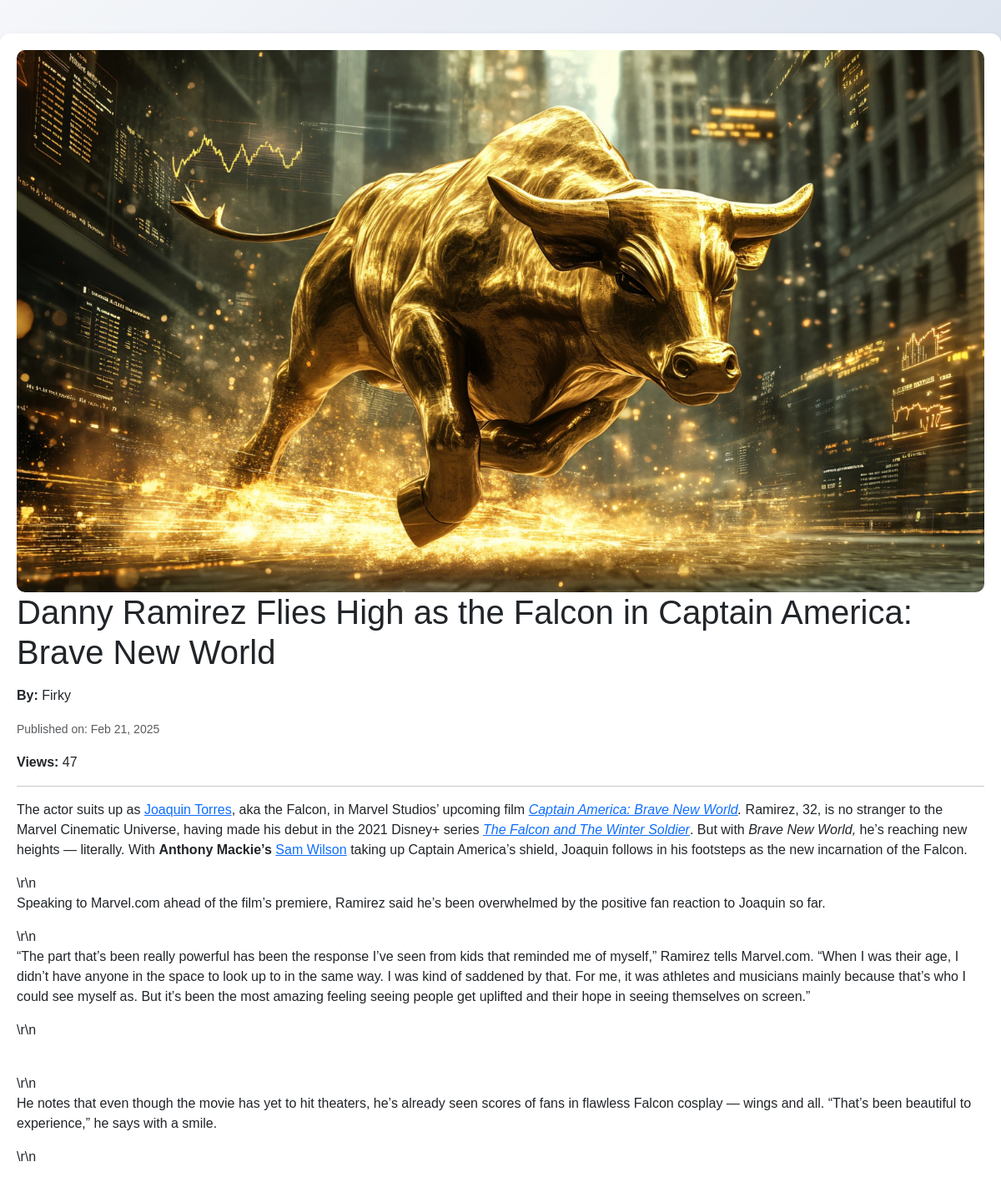
The app's page /blog/post.php?id=20 with its own data.
### tables this page shows
CREATE TABLE `seo_meta` (
  `id` int(11) NOT NULL,
  `post_id` int(11) NOT NULL,
  `seo_title` varchar(255) DEFAULT NULL,
  `seo_description` text DEFAULT NULL,
  `seo_keywords` text DEFAULT NULL,
  `seo_slug` varchar(255) DEFAULT NULL,
  `canonical_url` varchar(255) DEFAULT NULL,
  `meta_robots` enum('index, follow','noindex, follow','index, nofollow','noindex, nofollow') DEFAULT 'index, follow',
  `og_title` varchar(255) DEFAULT NULL,
  `og_description` text DEFAULT NULL,
  `og_image` varchar(255) DEFAULT NULL,
  `created_at` timestamp NOT NULL DEFAULT current_timestamp(),
  `updated_at` timestamp NOT NULL DEFAULT current_timestamp() ON UPDATE current_timestamp()
);

CREATE TABLE `blogs` (
  `id` int(11) NOT NULL,
  `title` varchar(255) NOT NULL,
  `status` enum('published','draft') NOT NULL,
  `views` int(11) DEFAULT 0,
  `created_at` timestamp NOT NULL DEFAULT current_timestamp(),
  `content` text NOT NULL,
  `author` varchar(255) NOT NULL,
  `featured_image` varchar(255) NOT NULL
);

### blog/post.php (the view, shortened to what this page needs)
<?php
include '../config/db.php';
$id = intval($_GET['id']);
$sql = "SELECT
            b.*,
            sm.seo_title,
            sm.seo_description,
            sm.seo_keywords
        FROM blogs b
        LEFT JOIN seo_meta sm ON b.id = sm.post_id
        WHERE b.id = ?";
$stmt = $conn->prepare($sql);
$stmt->bind_param("i", $id);
$stmt->execute();
$result = $stmt->get_result();
$post = $result->fetch_assoc();
$current_views = intval($post['views']) + 1;
?>
<!DOCTYPE html>
<html lang="en">
<head>
    <link rel="stylesheet" href="https://cdn.jsdelivr.net/npm/bootstrap@5.3.0/dist/css/bootstrap.min.css">
</head>
<body>
    <div class="container">
        <?php if (!empty($post['featured_image'])): ?>
            <img src="<?php echo "../uploads/" . htmlspecialchars($post['featured_image']); ?>" alt="Featured Image"
                class="featured-img">
        <?php endif; ?>
        <h1 class="mb-3"><?php echo htmlspecialchars($post['title']); ?></h1>
        <p><strong>By:</strong> <?php echo htmlspecialchars($post['author']); ?></p>
        <p><small class="text-muted">Published on: <?php echo date("M d, Y", strtotime($post['created_at'])); ?></small>
        </p>
        <p><strong>Views:</strong> <?php echo htmlspecialchars($current_views); ?></p>
        <hr>
        <p class="post-content"><?php echo nl2br($post['content']); ?></p>
    </div>
</body>
</html>

### blog/post.php (style rules this page uses)
body { background: linear-gradient(135deg, #f5f7fa, #c3cfe2); font-family: 'Arial', sans-serif; }
.container { max-width: 1200px; margin: 40px auto; background: white; padding: 20px; border-radius: 12px; box-shadow: 0 4px 10px rgba(0, 0, 0, 0.1); }
.featured-img { width: 100%; height: auto; border-radius: 10px; margin-bottom: 20px; }
.container img { max-width: 100%; height: auto; display: block; margin: 0 auto; }

### records on screen
seo_meta: post.featured_image (picture), post.title "Danny Ramirez Flies High as the Falcon in Captain America: Brave New World", post.author "Firky", post.created_at "Feb 21, 2025", post.views "47", post.content "The actor suits up as Joaquin Torres , aka the Falcon, in Marvel Studios’ upcoming film Captain America: Brave New World . Ramirez, 32, is no stranger to the Marvel Cinematic Universe, having made his debut in the 2021 Disney+ series The Falcon and The Winter Soldier . But with Brave New World, he’s reaching new heights — literally. With Anthony Mackie’s Sam Wilson taking up Captain America’s shield, Joaquin follows in his footsteps as the new incarnation of the Falcon. \\r\\n Speaking to Marvel.com ahead of the film’s premiere, Ramirez said he’s been overwhelmed by the positive fan reaction to Joaquin so far. \\r\\n “The part that’s been really powerful has been the response I’ve seen from…"
